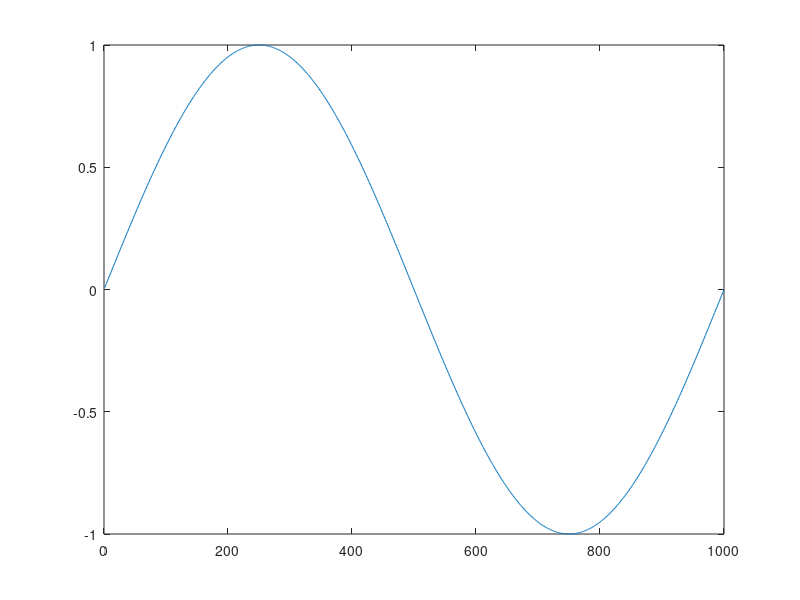

The MATLAB source for this figure: (Note: this script raises an error after producing the figure.)
x = 1:1000;
y = sin(2*pi*x/1000);
hLine = plot(x,y);
stripchart('Initialize',gca)
for i=1:1000
	stripchart('Update',hLine,y(i))
end
